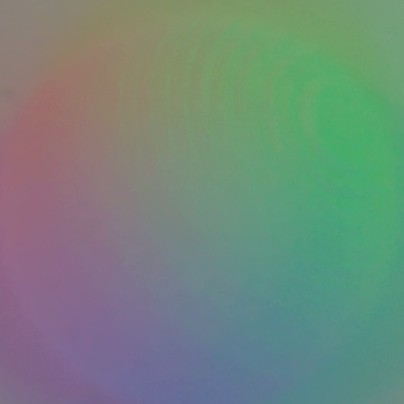
#> input picture img/set1/2.jpg, 404 x 404 px, found by its file name
$ python check_rgb.py
#> lines starting #> are read from the running program, lines starting #| are printed output that depends on the picture
from mpl_toolkits.mplot3d import Axes3D
from matplotlib import style
import cv2
import numpy as np
import matplotlib.pyplot as plt

# import training image
img = cv2.imread("./img/2.jpg")
#> img is the input picture: shape (404, 404, 3); mean B, G, R 123.8, 135.7, 114
height, width = img.shape[0:2]
#> height = 404; width = 404

red = np.zeros([width, height], dtype = int)
green = np.zeros([width, height], dtype = int)
blue = np.zeros([width, height], dtype = int)

for x in range(0,width):
    for y in range(0,height):
        red[x][y] = int(img[y,x][2])
        green[x][y] = int(img[y,x][1])
        blue[x][y] = int(img[y,x][0])
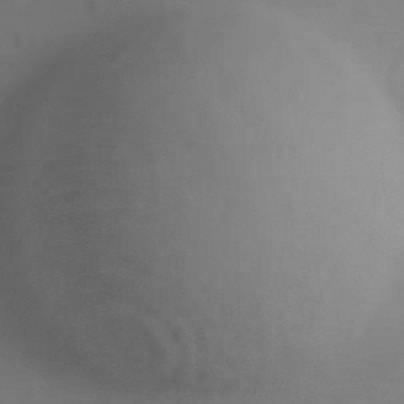
#> blue: shape (404, 404) int64; min 99, max 155, mean 123.8
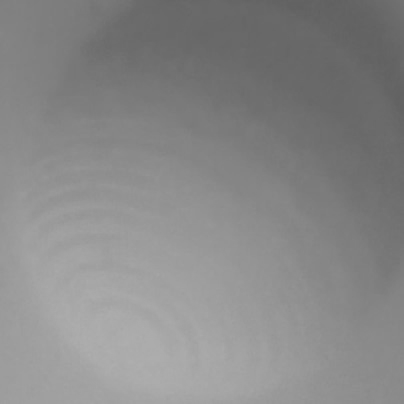
#> green: shape (404, 404) int64; min 96, max 174, mean 135.7
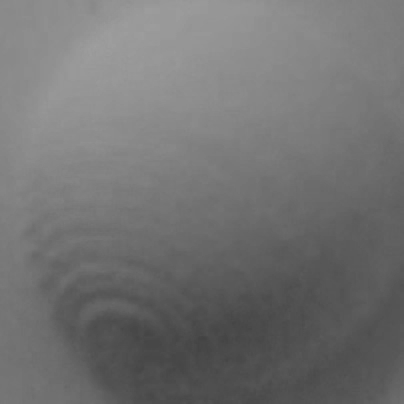
#> red: shape (404, 404) int64; min 67, max 160, mean 114

# 3D plotting


fig = plt.figure(figsize = (9,3), dpi = 120)
ax = Axes3D(fig, auto_add_to_figure = False)
x = np.arange(0, width, 1)
#> x = 404 values from 0 to 403
y = np.arange(0, height, 1)
#> y = 404 values from 0 to 403
x, y = np.meshgrid(x, y)
ax.set_xlabel('x')
ax.set_ylabel('y')
ax.set_zlabel('z')

ax = fig.add_subplot(1, 3, 1, projection='3d')
ax.plot_surface(x, y, red, rstride = 10, cstride = 10, cmap = plt.get_cmap('rainbow'))
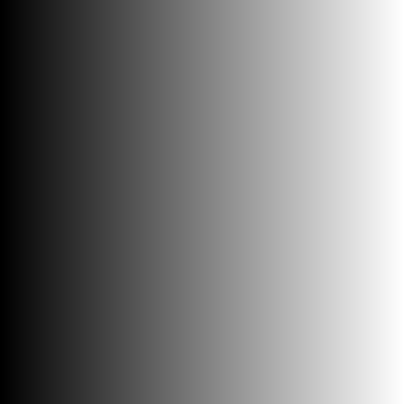
#> x: shape (404, 404) int64; min 0, max 403, mean 201.5; drawn with min black and max white
ax.set_title('Red')

ax = fig.add_subplot(1, 3, 2, projection='3d')
ax.plot_surface(x, y, green, rstride = 10, cstride = 10, cmap = plt.get_cmap('rainbow'))
ax.set_title('Green')

ax = fig.add_subplot(1, 3, 3, projection='3d')
ax.plot_surface(x, y, blue, rstride = 10, cstride = 10, cmap = plt.get_cmap('rainbow'))
ax.set_title('Blue')

plt.show()
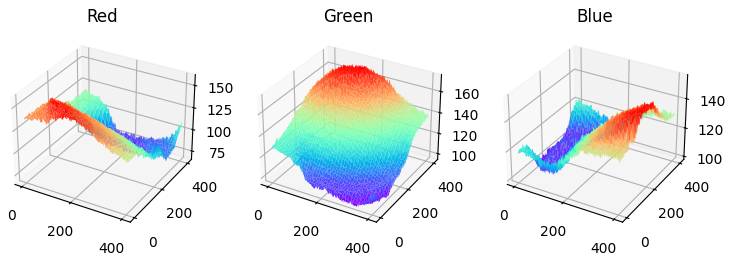
#> figure drawn by matplotlib, 3 panels

$ run again, with img/set1/1.jpg copied over img/set1/2.jpg
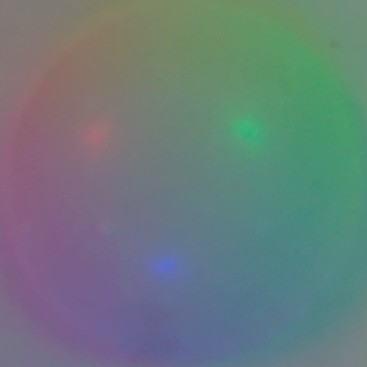
#> input picture img/set1/1.jpg, 367 x 367 px, found by its file name
#> img is the input picture: shape (367, 367, 3); mean B, G, R 123.9, 123.5, 106.2
#> after the loop `for x in range(0,width):`:
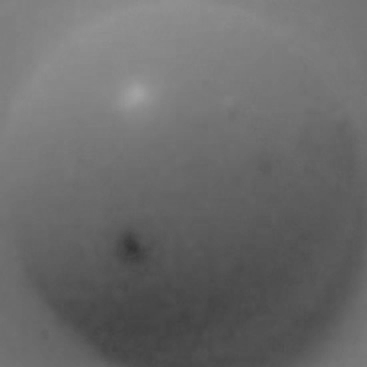
#> red: shape (367, 367) int64; min 51, max 163, mean 106.2
#> `plt.show()`:
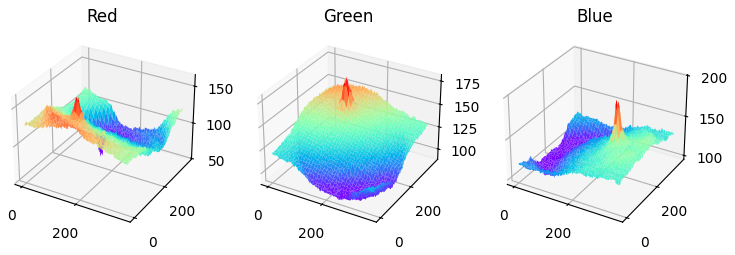
#> figure drawn by matplotlib, 3 panels

$ run again, with img/set1/3.jpg copied over img/set1/2.jpg
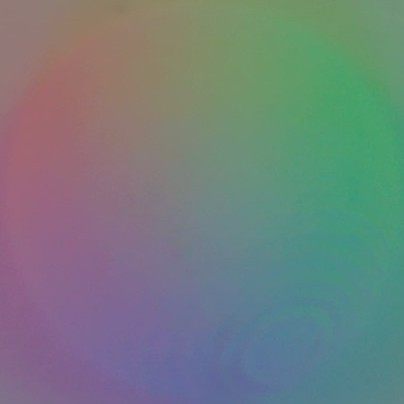
#> input picture img/set1/3.jpg, 404 x 404 px, found by its file name
#> img is the input picture: shape (404, 404, 3); mean B, G, R 126.2, 127.1, 114.1
#> `plt.show()`:
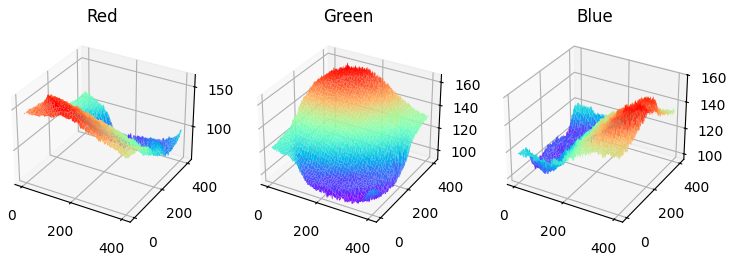
#> figure drawn by matplotlib, 3 panels

$ run again, with img/set1/a.jpg copied over img/set1/2.jpg
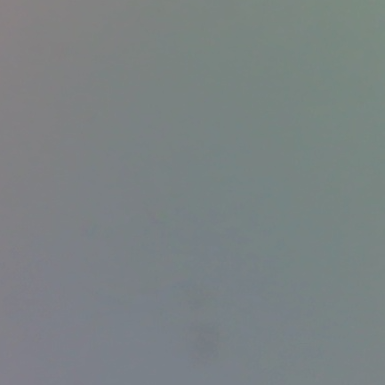
#> input picture img/set1/a.jpg, 385 x 385 px, found by its file name
#> img is the input picture: shape (385, 385, 3); mean B, G, R 131.7, 130.5, 122.9
#> `plt.show()`:
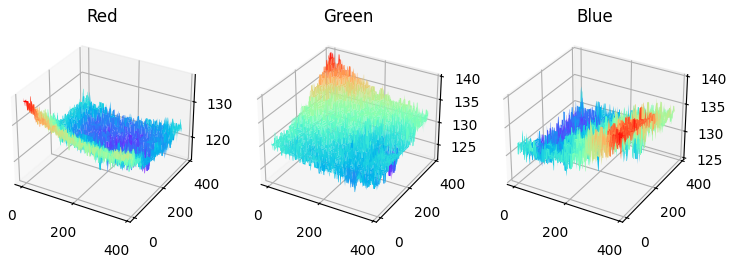
#> figure drawn by matplotlib, 3 panels
